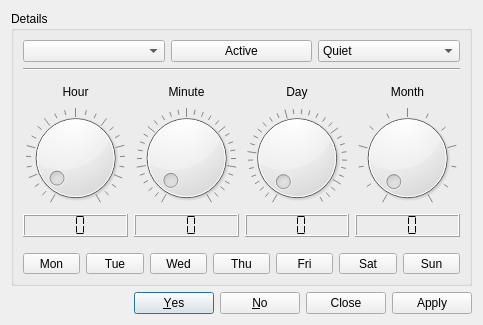
<?xml version="1.0" encoding="UTF-8"?>
<ui version="4.0">
 <class>Dialog_Timer</class>
 <widget class="QDialog" name="Dialog_Timer">
  <property name="geometry">
   <rect>
    <x>0</x>
    <y>0</y>
    <width>483</width>
    <height>325</height>
   </rect>
  </property>
  <property name="windowTitle">
   <string>Cleaning Timer</string>
  </property>
  <property name="windowIcon">
   <iconset resource="../rrcc.qrc">
    <normaloff>:/png/png/timer.png</normaloff>:/png/png/timer.png</iconset>
  </property>
  <layout class="QVBoxLayout" name="verticalLayout">
   <item>
    <widget class="QGroupBox" name="groupBox">
     <property name="title">
      <string>Details</string>
     </property>
     <layout class="QVBoxLayout" name="verticalLayout_2">
      <item>
       <layout class="QGridLayout" name="gridLayout">
        <item row="0" column="2">
         <widget class="QComboBox" name="comboBox_fanspeed">
          <property name="toolTip">
           <string>Select Fanspeed</string>
          </property>
          <item>
           <property name="text">
            <string>Quiet</string>
           </property>
          </item>
          <item>
           <property name="text">
            <string>Balanced</string>
           </property>
          </item>
          <item>
           <property name="text">
            <string>Turbo</string>
           </property>
          </item>
          <item>
           <property name="text">
            <string>Maximum</string>
           </property>
          </item>
         </widget>
        </item>
        <item row="0" column="0">
         <widget class="QComboBox" name="comboBox">
          <property name="toolTip">
           <string>Timer Identifier</string>
          </property>
         </widget>
        </item>
        <item row="0" column="1">
         <widget class="QPushButton" name="pushButton_state">
          <property name="toolTip">
           <string>Enable/Disable Timer</string>
          </property>
          <property name="text">
           <string>Active</string>
          </property>
          <property name="checkable">
           <bool>true</bool>
          </property>
          <property name="autoDefault">
           <bool>false</bool>
          </property>
         </widget>
        </item>
       </layout>
      </item>
      <item>
       <widget class="Line" name="line">
        <property name="orientation">
         <enum>Qt::Horizontal</enum>
        </property>
       </widget>
      </item>
      <item>
       <layout class="QGridLayout" name="gridLayout_2">
        <property name="topMargin">
         <number>5</number>
        </property>
        <item row="2" column="0">
         <widget class="QLCDNumber" name="lcdNumber_hour">
          <property name="toolTip">
           <string>Selected Hour</string>
          </property>
          <property name="digitCount">
           <number>2</number>
          </property>
          <property name="segmentStyle">
           <enum>QLCDNumber::Flat</enum>
          </property>
         </widget>
        </item>
        <item row="1" column="0">
         <widget class="QDial" name="dial_hour">
          <property name="toolTip">
           <string>Select Hour</string>
          </property>
          <property name="minimum">
           <number>-1</number>
          </property>
          <property name="maximum">
           <number>23</number>
          </property>
          <property name="pageStep">
           <number>3</number>
          </property>
          <property name="value">
           <number>0</number>
          </property>
          <property name="notchesVisible">
           <bool>true</bool>
          </property>
         </widget>
        </item>
        <item row="2" column="2">
         <widget class="QLCDNumber" name="lcdNumber_day">
          <property name="toolTip">
           <string>Selected Day</string>
          </property>
          <property name="digitCount">
           <number>2</number>
          </property>
          <property name="segmentStyle">
           <enum>QLCDNumber::Flat</enum>
          </property>
         </widget>
        </item>
        <item row="2" column="3">
         <widget class="QLCDNumber" name="lcdNumber_month">
          <property name="toolTip">
           <string>Selected Month</string>
          </property>
          <property name="digitCount">
           <number>2</number>
          </property>
          <property name="segmentStyle">
           <enum>QLCDNumber::Flat</enum>
          </property>
         </widget>
        </item>
        <item row="1" column="2">
         <widget class="QDial" name="dial_day">
          <property name="toolTip">
           <string>Select Day</string>
          </property>
          <property name="minimum">
           <number>0</number>
          </property>
          <property name="maximum">
           <number>31</number>
          </property>
          <property name="pageStep">
           <number>7</number>
          </property>
          <property name="value">
           <number>0</number>
          </property>
          <property name="notchesVisible">
           <bool>true</bool>
          </property>
         </widget>
        </item>
        <item row="1" column="3">
         <widget class="QDial" name="dial_month">
          <property name="toolTip">
           <string>Select Month</string>
          </property>
          <property name="minimum">
           <number>0</number>
          </property>
          <property name="maximum">
           <number>12</number>
          </property>
          <property name="pageStep">
           <number>3</number>
          </property>
          <property name="value">
           <number>0</number>
          </property>
          <property name="notchesVisible">
           <bool>true</bool>
          </property>
         </widget>
        </item>
        <item row="1" column="1">
         <widget class="QDial" name="dial_minute">
          <property name="toolTip">
           <string>Select Minute</string>
          </property>
          <property name="minimum">
           <number>-1</number>
          </property>
          <property name="maximum">
           <number>59</number>
          </property>
          <property name="value">
           <number>0</number>
          </property>
          <property name="notchesVisible">
           <bool>true</bool>
          </property>
         </widget>
        </item>
        <item row="2" column="1">
         <widget class="QLCDNumber" name="lcdNumber_minute">
          <property name="toolTip">
           <string>Selected Minute</string>
          </property>
          <property name="digitCount">
           <number>2</number>
          </property>
          <property name="segmentStyle">
           <enum>QLCDNumber::Flat</enum>
          </property>
         </widget>
        </item>
        <item row="0" column="0">
         <widget class="QLabel" name="label">
          <property name="text">
           <string>Hour</string>
          </property>
          <property name="alignment">
           <set>Qt::AlignCenter</set>
          </property>
         </widget>
        </item>
        <item row="0" column="1">
         <widget class="QLabel" name="label_2">
          <property name="text">
           <string>Minute</string>
          </property>
          <property name="alignment">
           <set>Qt::AlignCenter</set>
          </property>
         </widget>
        </item>
        <item row="0" column="2">
         <widget class="QLabel" name="label_3">
          <property name="text">
           <string>Day</string>
          </property>
          <property name="alignment">
           <set>Qt::AlignCenter</set>
          </property>
         </widget>
        </item>
        <item row="0" column="3">
         <widget class="QLabel" name="label_4">
          <property name="text">
           <string>Month</string>
          </property>
          <property name="alignment">
           <set>Qt::AlignCenter</set>
          </property>
         </widget>
        </item>
       </layout>
      </item>
      <item>
       <layout class="QGridLayout" name="gridLayout_4">
        <property name="topMargin">
         <number>10</number>
        </property>
        <item row="0" column="1">
         <widget class="QToolButton" name="toolButton_tue">
          <property name="sizePolicy">
           <sizepolicy hsizetype="Expanding" vsizetype="Fixed">
            <horstretch>0</horstretch>
            <verstretch>0</verstretch>
           </sizepolicy>
          </property>
          <property name="toolTip">
           <string>Start Tuesdays</string>
          </property>
          <property name="text">
           <string>Tue</string>
          </property>
          <property name="checkable">
           <bool>true</bool>
          </property>
         </widget>
        </item>
        <item row="0" column="5">
         <widget class="QToolButton" name="toolButton_sat">
          <property name="sizePolicy">
           <sizepolicy hsizetype="Expanding" vsizetype="Fixed">
            <horstretch>0</horstretch>
            <verstretch>0</verstretch>
           </sizepolicy>
          </property>
          <property name="toolTip">
           <string>Start Saturdays</string>
          </property>
          <property name="text">
           <string>Sat</string>
          </property>
          <property name="checkable">
           <bool>true</bool>
          </property>
         </widget>
        </item>
        <item row="0" column="3">
         <widget class="QToolButton" name="toolButton_thu">
          <property name="sizePolicy">
           <sizepolicy hsizetype="Expanding" vsizetype="Fixed">
            <horstretch>0</horstretch>
            <verstretch>0</verstretch>
           </sizepolicy>
          </property>
          <property name="toolTip">
           <string>Start Thursdays</string>
          </property>
          <property name="text">
           <string>Thu</string>
          </property>
          <property name="checkable">
           <bool>true</bool>
          </property>
         </widget>
        </item>
        <item row="0" column="0">
         <widget class="QToolButton" name="toolButton_mon">
          <property name="sizePolicy">
           <sizepolicy hsizetype="Expanding" vsizetype="Fixed">
            <horstretch>0</horstretch>
            <verstretch>0</verstretch>
           </sizepolicy>
          </property>
          <property name="toolTip">
           <string>Start Mondays</string>
          </property>
          <property name="text">
           <string>Mon</string>
          </property>
          <property name="checkable">
           <bool>true</bool>
          </property>
         </widget>
        </item>
        <item row="0" column="4">
         <widget class="QToolButton" name="toolButton_fri">
          <property name="sizePolicy">
           <sizepolicy hsizetype="Expanding" vsizetype="Fixed">
            <horstretch>0</horstretch>
            <verstretch>0</verstretch>
           </sizepolicy>
          </property>
          <property name="toolTip">
           <string>Start Fridays</string>
          </property>
          <property name="text">
           <string>Fri</string>
          </property>
          <property name="checkable">
           <bool>true</bool>
          </property>
         </widget>
        </item>
        <item row="0" column="2">
         <widget class="QToolButton" name="toolButton_wed">
          <property name="sizePolicy">
           <sizepolicy hsizetype="Expanding" vsizetype="Fixed">
            <horstretch>0</horstretch>
            <verstretch>0</verstretch>
           </sizepolicy>
          </property>
          <property name="toolTip">
           <string>Start Wednesdays</string>
          </property>
          <property name="text">
           <string>Wed</string>
          </property>
          <property name="checkable">
           <bool>true</bool>
          </property>
         </widget>
        </item>
        <item row="0" column="6">
         <widget class="QToolButton" name="toolButton_sun">
          <property name="sizePolicy">
           <sizepolicy hsizetype="Expanding" vsizetype="Fixed">
            <horstretch>0</horstretch>
            <verstretch>0</verstretch>
           </sizepolicy>
          </property>
          <property name="toolTip">
           <string>Start Sundays</string>
          </property>
          <property name="text">
           <string>Sun</string>
          </property>
          <property name="checkable">
           <bool>true</bool>
          </property>
         </widget>
        </item>
       </layout>
      </item>
     </layout>
    </widget>
   </item>
   <item>
    <widget class="QDialogButtonBox" name="buttonBox">
     <property name="standardButtons">
      <set>QDialogButtonBox::Apply|QDialogButtonBox::Close|QDialogButtonBox::No|QDialogButtonBox::Yes</set>
     </property>
    </widget>
   </item>
  </layout>
 </widget>
 <resources>
  <include location="../rrcc.qrc"/>
 </resources>
 <connections/>
</ui>
